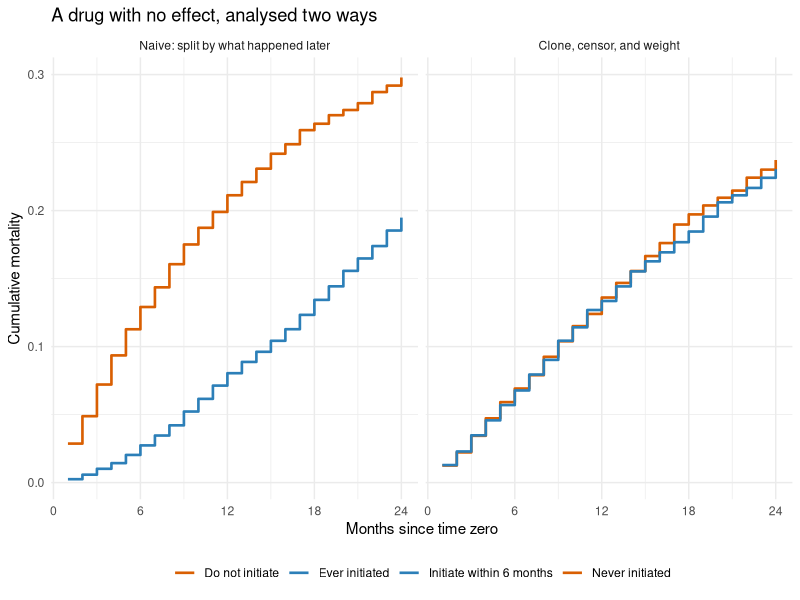
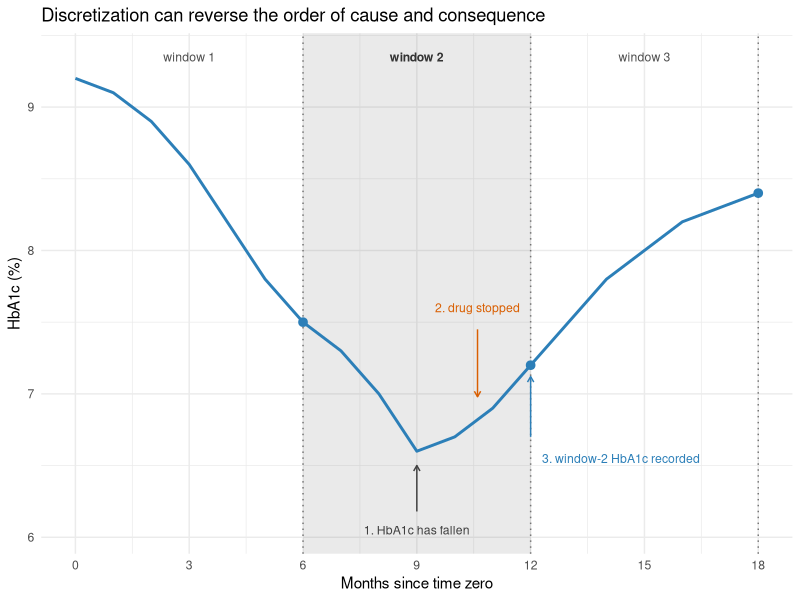

These charts were generated, in order, by the following R code:
## ---- chunk 1
#| include: false
knitr::opts_chunk$set(
  collapse = TRUE,
  comment = "#>",
  fig.width = 7,
  fig.height = 4,
  fig.align = "center"
)
## ---- chunk 2
#| label: ccw-simulate
#| interactive: true
set.seed(7)
n <- 8000; K <- 24; grace <- 6

W <- rnorm(n)                                    # baseline severity (higher = sicker)
h_death <- function(w) plogis(-4.6 + 0.60 * w)   # NO treatment term anywhere
h_init  <- function(w) plogis(-3.0 + 0.75 * w)   # sicker patients start sooner

death_month <- rep(NA_integer_, n); init_month <- rep(NA_integer_, n)
alive <- rep(TRUE, n); started <- rep(FALSE, n)
for (t in 1:K) {
  starts <- alive & !started & (runif(n) < h_init(W))
  init_month[starts] <- t; started[starts] <- TRUE
  dies <- alive & (runif(n) < h_death(W))
  death_month[dies] <- t; alive[dies] <- FALSE
}

ever <- !is.na(init_month); died24 <- !is.na(death_month)
naive_rd <- mean(died24[ever]) - mean(died24[!ever])
c(`ever initiated` = mean(ever), `24-month mortality` = mean(died24),
  `naive risk difference` = round(naive_rd, 4))
## ---- chunk 3
#| label: ccw-panel
last <- ifelse(is.na(death_month), K, death_month)
id   <- rep(seq_len(n), last)
mo   <- sequence(last)

panel <- data.frame(
  id, month = mo, W = W[id],
  died = as.integer(mo == last[id] & !is.na(death_month[id])),
  init = as.integer(!is.na(init_month[id]) & mo == init_month[id]),
  on   = as.integer(!is.na(init_month[id]) & mo >= init_month[id]))

# Monthly initiation hazard, fit on the months a patient began still untreated
at_risk <- panel[panel$on == 0 | panel$init == 1, ]
init_mod <- glm(init ~ W + month, family = binomial, data = at_risk)
at_risk$p <- predict(init_mod, type = "response")

# Probability of remaining untreated through each month
at_risk$untreated_through <- ave(1 - at_risk$p, at_risk$id, FUN = cumprod)
## ---- chunk 4
#| label: ccw-arms
# P(initiate by the end of the grace period | W), per patient
g <- at_risk[at_risk$month <= grace, ]
p_by_grace <- tapply(g$untreated_through, g$id, function(v) 1 - v[length(v)])
p_by_grace <- p_by_grace[as.character(seq_len(n))]
init_by_grace <- !is.na(init_month) & init_month <= grace

# Arm 1: "initiate within 6 months". Copies that have not initiated are
# censored at month 6; the survivors of that censoring carry the weight.
arm1 <- panel[panel$month <= grace | init_by_grace[panel$id], ]
arm1$wt <- ifelse(arm1$month <= grace, 1, 1 / p_by_grace[arm1$id])

# Arm 0: "do not initiate". Each copy is censored the month it initiates.
stop0 <- ifelse(is.na(init_month), last, pmin(last, init_month - 1L))
arm0  <- panel[panel$month <= stop0[panel$id], ]
w_map <- setNames(1 / at_risk$untreated_through, paste(at_risk$id, at_risk$month))
arm0$wt <- w_map[paste(arm0$id, arm0$month)]

risk24 <- function(a) {
  num <- tapply(a$wt * a$died, a$month, sum)
  den <- tapply(a$wt, a$month, sum)
  1 - prod(1 - as.numeric(num / den))
}
ccw <- c(`arm 1 (initiate)` = risk24(arm1), `arm 0 (do not)` = risk24(arm0))
round(c(ccw, `risk difference` = unname(diff(rev(ccw)))), 4)
## ---- chunk 5
#| label: fig-ccw-comparison
#| fig-cap: "Cumulative mortality under a drug with no effect. The left panel splits patients by whether they ever initiated, the classification that creates immortal time: the ever-initiated curve is pulled down because reaching initiation requires surviving to it. The right panel clones every patient into both arms, censors each copy when it deviates from its protocol, and weights for that censoring. The two arms then coincide, which is the truth."
#| code-fold: true
#| fig-height: 4
library(ggplot2)
cum_risk <- function(d, wt = NULL) {
  if (is.null(wt)) wt <- rep(1, nrow(d))
  h <- tapply(wt * d$died, d$month, sum) / tapply(wt, d$month, sum)
  1 - cumprod(1 - as.numeric(h))
}
naive_panel <- panel
naive_panel$grp <- ifelse(ever[naive_panel$id], "Ever initiated", "Never initiated")
curves <- rbind(
  data.frame(month = 1:K, risk = cum_risk(naive_panel[naive_panel$grp == "Ever initiated", ]),
             arm = "Ever initiated", panel = "Naive: split by what happened later"),
  data.frame(month = 1:K, risk = cum_risk(naive_panel[naive_panel$grp == "Never initiated", ]),
             arm = "Never initiated", panel = "Naive: split by what happened later"),
  data.frame(month = 1:K, risk = cum_risk(arm1, arm1$wt),
             arm = "Initiate within 6 months", panel = "Clone, censor, and weight"),
  data.frame(month = 1:K, risk = cum_risk(arm0, arm0$wt),
             arm = "Do not initiate", panel = "Clone, censor, and weight"))
curves$panel <- factor(curves$panel,
  levels = c("Naive: split by what happened later", "Clone, censor, and weight"))

ggplot(curves, aes(month, risk, colour = arm)) +
  geom_step(linewidth = 0.9) +
  facet_wrap(~panel) +
  scale_x_continuous(breaks = seq(0, 24, 6)) +
  scale_colour_manual(values = c("Ever initiated" = "#2c7fb8", "Never initiated" = "#d95f02",
                                 "Initiate within 6 months" = "#2c7fb8", "Do not initiate" = "#d95f02")) +
  labs(x = "Months since time zero", y = "Cumulative mortality", colour = NULL,
       title = "A drug with no effect, analysed two ways") +
  theme_minimal() + theme(legend.position = "bottom")
## ---- chunk 6
#| label: fig-discretization
#| fig-cap: "One patient's HbA1c trajectory across three six-month windows. Real time runs left to right: HbA1c falls through month 9, the clinician stops the drug in month 10 in response, and the next laboratory value is recorded at month 12 with the rebound already under way. Discretized into windows, the record holds one treatment value for window 2 and one HbA1c value for window 2, so an analysis that adjusts the window-2 treatment for the window-2 covariate conditions on a measurement taken after the decision. Lagging the covariate by one window removes the overlap."
#| code-fold: true
#| fig-height: 4.4
tr <- data.frame(month = 0:18)
tr$hba1c <- c(9.2, 9.1, 8.9, 8.6, 8.2, 7.8, 7.5, 7.3, 7.0, 6.6,
              6.7, 6.9, 7.2, 7.5, 7.8, 8.0, 8.2, 8.3, 8.4)
ggplot(tr, aes(month, hba1c)) +
  annotate("rect", xmin = 6, xmax = 12, ymin = -Inf, ymax = Inf,
           alpha = 0.10, fill = "grey20") +
  geom_vline(xintercept = c(6, 12, 18), linetype = "dotted", colour = "grey45") +
  geom_line(linewidth = 1, colour = "#2c7fb8") +
  geom_point(data = tr[tr$month %in% c(6, 12, 18), ], size = 2.6, colour = "#2c7fb8") +
  annotate("segment", x = 9, xend = 9, y = 6.18, yend = 6.5,
           arrow = arrow(length = unit(0.16, "cm")), colour = "grey25") +
  annotate("text", x = 9, y = 6.05, label = "1. HbA1c has fallen",
           colour = "grey25", size = 3.1) +
  annotate("segment", x = 10.6, xend = 10.6, y = 7.45, yend = 6.98,
           arrow = arrow(length = unit(0.16, "cm")), colour = "#d95f02") +
  annotate("text", x = 10.6, y = 7.6, label = "2. drug stopped",
           colour = "#d95f02", size = 3.1) +
  annotate("segment", x = 12, xend = 12, y = 6.7, yend = 7.12,
           arrow = arrow(length = unit(0.16, "cm")), colour = "#2c7fb8") +
  annotate("text", x = 12.3, y = 6.55, hjust = 0, size = 3.1, colour = "#2c7fb8",
           label = "3. window-2 HbA1c recorded") +
  annotate("text", x = 3, y = 9.35, label = "window 1", size = 3.1, colour = "grey30") +
  annotate("text", x = 9, y = 9.35, label = "window 2", size = 3.1, colour = "grey20",
           fontface = "bold") +
  annotate("text", x = 15, y = 9.35, label = "window 3", size = 3.1, colour = "grey30") +
  scale_x_continuous(breaks = seq(0, 18, 3)) +
  labs(x = "Months since time zero", y = "HbA1c (%)",
       title = "Discretization can reverse the order of cause and consequence") +
  theme_minimal()
